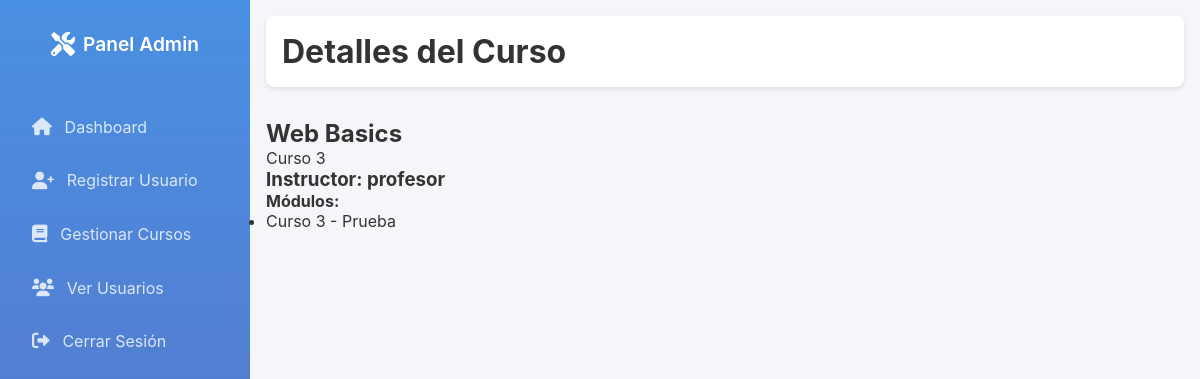
The app's page /admin/course/3 (signed in) with its own data.
### models.py (models this page shows, shortened)
class Course(db.Model):
    __tablename__ = 'courses'
    id = db.Column(db.Integer, primary_key=True)
    name = db.Column(db.String(200), nullable=False)
    description = db.Column(db.String(500), nullable=False)
    instructor_id = db.Column(db.Integer, db.ForeignKey('users.id'), nullable=False)
    modules = db.relationship('Module', back_populates='course', lazy=True, cascade='all, delete-orphan')
    enrollments = db.relationship(
        'CourseEnrollment', back_populates='course', lazy=True, cascade='all, delete-orphan'
    )

class User(UserMixin, db.Model):
    __tablename__ = 'users'
    id = db.Column(db.Integer, primary_key=True)
    username = db.Column(db.String(150), unique=True, nullable=False)
    email = db.Column(db.String(150), unique=True, nullable=False)
    password = db.Column(db.String(150), nullable=False)
    role_id = db.Column(db.Integer, db.ForeignKey('roles.id'), nullable=False)
    role = db.relationship('Role')
    courses = db.relationship('Course', backref='instructor', cascade='all, delete-orphan')  # Cursos que enseña
    enrollments = db.relationship('CourseEnrollment', backref='student', cascade='all, delete-orphan')  # Inscripciones
    responses = db.relationship('StudentResponse', backref='student', cascade='all, delete-orphan')  # Respuestas

class Module(db.Model):
    __tablename__ = 'modules'
    id = db.Column(db.Integer, primary_key=True)
    title = db.Column(db.String(200), nullable=False)
    description = db.Column(db.String(500), nullable=False)
    order = db.Column(db.Integer, nullable=False)
    course_id = db.Column(db.Integer, db.ForeignKey('courses.id', ondelete="CASCADE"), nullable=False)
    content_items = db.relationship('ContentItem', back_populates='module', lazy=True, cascade='all, delete-orphan')
    course = db.relationship('Course', back_populates='modules')

### app.py (the view)
@app.route('/admin/course/<int:course_id>', methods=['GET'])
@login_required
@role_required('admin')  # Si usas decoradores de roles
def view_course(course_id):
    course = Course.query.get_or_404(course_id)
    return render_template('admin/view_course.html', course=course)

### app.py (called while the page is built)
@login_manager.user_loader
def load_user(user_id):
    return User.query.get(int(user_id))

def role_required(role):
    def decorator(f):
        @wraps(f)
        def decorated_function(*args, **kwargs):
            if not current_user.is_authenticated or current_user.role.name != role:
                abort(403)
            return f(*args, **kwargs)
        return decorated_function
    return decorator

### app/templates/admin/view_course.html (shortened to what this page needs)
<!DOCTYPE html>
<html lang="es">
<head>
    <link rel="stylesheet" href="https://cdnjs.cloudflare.com/ajax/libs/font-awesome/6.0.0/css/all.min.css">
    <link rel="stylesheet" href="{{ url_for('static', filename='css/admin_dashboard.css') }}">
</head>
<body>
    <div class="admin-container">
        {% include 'admin/sidebar.html' %}
        <main class="main-content">
            <header class="top-bar">
                <h1>Detalles del Curso</h1>
            </header>
            <div class="course-details">
                <h2>{{ course.name }}</h2>
                <p>{{ course.description }}</p>
                <h3>Instructor: {{ course.instructor.username }}</h3>
                <h4>Módulos:</h4>
                <ul>
                    {% for module in course.modules %}
                        <li>{{ module.title }} - {{ module.description }}</li>
                    {% else %}
                        <li>No hay módulos en este curso.</li>
                    {% endfor %}
                </ul>
            </div>
        </main>
    </div>
</body>
</html>

### app/static/css/admin_dashboard.css (style rules this page uses)
* { margin: 0; padding: 0; box-sizing: border-box; }
body { font-family: "Inter", sans-serif; background-color: #f5f6fa; color: #333333; }
.admin-container { display: flex; min-height: 100vh; }
.main-content { flex: 1; padding: 1rem; }
.top-bar { display: flex; align-items: center; justify-content: space-between; background-color: #ffffff; padding: 1rem; border-radius: 8px; box-shadow: 0 2px 4px rgba(0, 0, 0, 0.1); margin-bottom: 2rem; }

### records on screen
Course: name "Web Basics", description "Curso 3"
User: instructor.username "profesor"
Module: title "Curso 3", description "Prueba"
